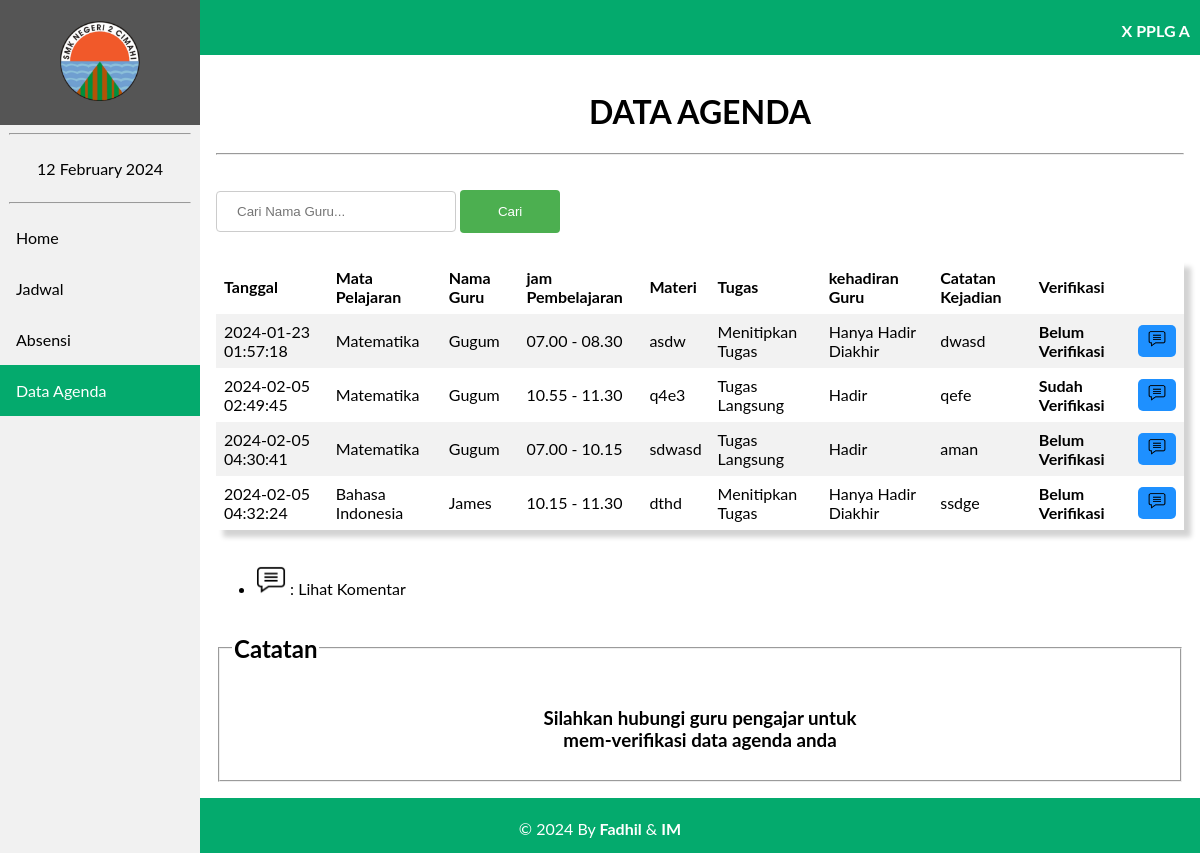
The app's page /agenda/tampil_agenda.php?id=P10001, older data.
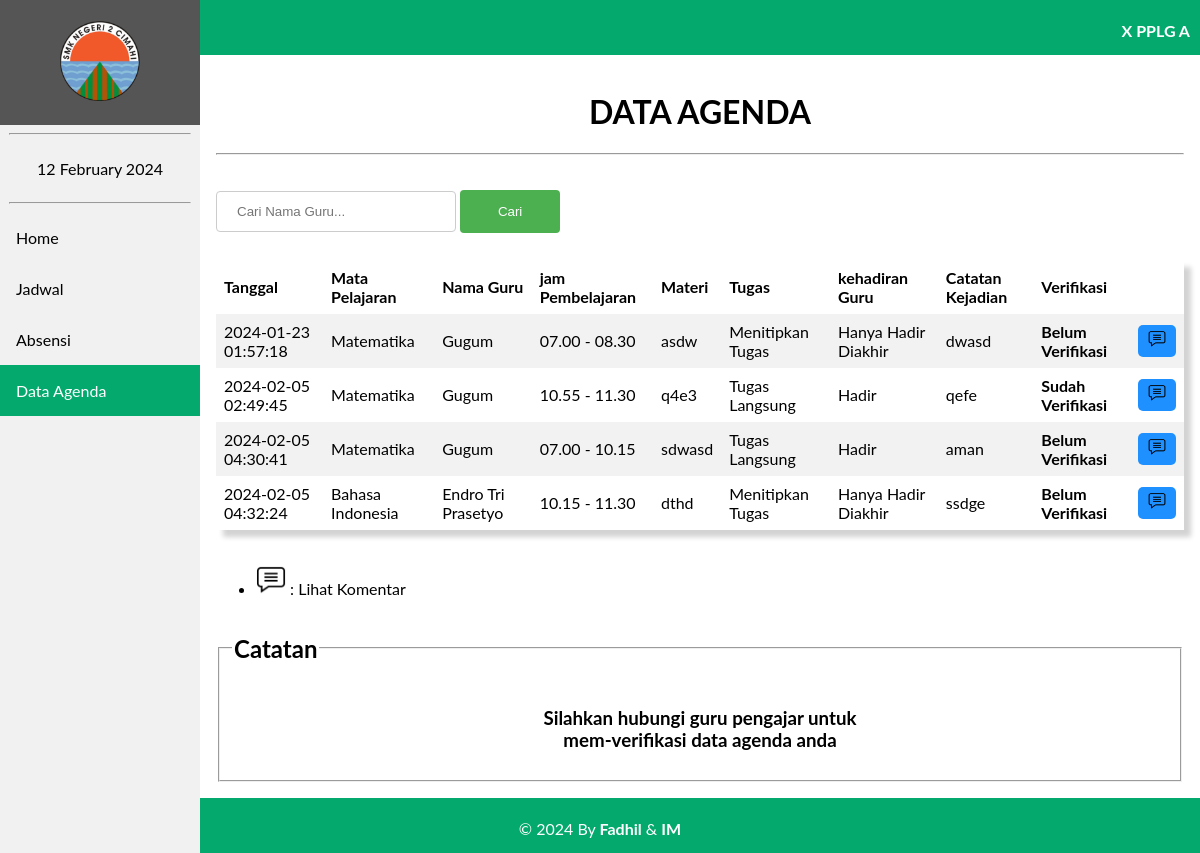
The same page, newer data.
### tables this page shows
CREATE TABLE `tb_agenda` (
  `id_agenda` int(11) NOT NULL,
  `tgl` timestamp NOT NULL DEFAULT current_timestamp() ON UPDATE current_timestamp(),
  `jam_masuk` varchar(50) NOT NULL,
  `jam_selesai` varchar(50) NOT NULL,
  `nip` varchar(18) NOT NULL,
  `id_kelas` varchar(6) NOT NULL,
  `id_mapel` varchar(6) NOT NULL,
  `tugas` enum('Tugas Langsung','Menitipkan Tugas','Tidak Ada Tugas') NOT NULL,
  `materi` varchar(200) NOT NULL,
  `evaluasi` varchar(200) NOT NULL,
  `kehadiran` enum('Hadir','Tidak Hadir','Hanya Hadir Diakhir','Hanya Hadir Diawal') NOT NULL,
  `verifikasi` varchar(50) NOT NULL,
  `comment` text NOT NULL
);

CREATE TABLE `tb_guru` (
  `nip` varchar(18) NOT NULL,
  `id_mapel` varchar(6) NOT NULL,
  `nama_guru` varchar(100) NOT NULL,
  `password` varchar(100) NOT NULL,
  `role` int(11) NOT NULL
);

CREATE TABLE `tb_mapel` (
  `id_mapel` varchar(6) NOT NULL,
  `nama_mapel` varchar(70) NOT NULL
);

### agenda/tampil_agenda.php (the view, shortened to what this page needs)
<?php
    include 'koneksi.php';
    $kelas = $_GET['id'];
    $sql = "SELECT tb_agenda.id_agenda, tb_mapel.nama_mapel, tb_agenda.materi, tb_agenda.tugas, tb_guru.nama_guru, tb_agenda.kehadiran,
            tb_agenda.tgl, tb_agenda.evaluasi, tb_agenda.verifikasi, tb_agenda.jam_masuk, tb_agenda.jam_selesai FROM tb_agenda INNER JOIN tb_mapel ON tb_agenda.id_mapel = tb_mapel.id_mapel
            INNER JOIN tb_guru ON tb_agenda.nip = tb_guru.nip WHERE tb_agenda.id_kelas='$kelas'";
    $level = mysqli_query($Conn, $sql);
    $sql1 = "SELECT * FROM tb_kelas WHERE id_kelas='$kelas'";
    $k = mysqli_query($Conn,$sql1);
?>
<!DOCTYPE html>
<html>
<head>
    <link rel="stylesheet" href="navbar.css">
<body>
    <header>
        <div class="sidebar">
            <a href="beranda.php?id=<?= $kelas ?>"><center><img src="image/2cmi.PNG" style="width: 80px; padding: 5px;"></center></a>
            <hr  style="width: 90%;">
            <center><a href="#"><?= date("d F Y"); ?></a></center>
            <hr  style="width: 90%;">
            <a href="beranda.php?id=<?= $kelas ?>">Home</a>
            <a href="data_agenda.php?id=<?= $kelas ?>">Jadwal</a>
            <a href="absensi.php?id=<?= $kelas ?>">Absensi</a>
            <a class="active" href="tampil_agenda.php?id=<?= $kelas ?>">Data Agenda</a>
        </div>
    </header>
    <div class="head">
        <?php
            foreach($k as $nama){ ?>
            <p style="margin-right: 10px;"><b><?= $nama['nama_kelas'] ?></b></p>
          <?php
            }
          ?>
    </div>
    <div class="content">
    <center>
<h1>DATA AGENDA</h1><hr> </center>
<br>
<form action="search1.php" method="POST">
    <input type="text" name="search" placeholder="Cari Nama Guru...">
    <input type="submit" name="submit" value="Cari">
</form><br>
<center>
<table style="box-shadow: 7px 7px 5px lightgrey;">
        <tr>
            <th>Tanggal</th>
            <th>Mata Pelajaran</th>
            <th>Nama Guru</th>
            <th>jam Pembelajaran</th>
            <th>Materi</th>
            <th>Tugas </th>
            <th>kehadiran Guru</th>
            <th>Catatan Kejadian </th>
            <th colspan="2">Verifikasi</th>
        </tr>
    <?php foreach ($level as $row) : ?>
            <tr>
                <td><?= $row["tgl"];?></td>
                <td><?= $row["nama_mapel"];?></td>
                <td><?= $row["nama_guru"];?></td>
                <td><?= $row["jam_masuk"]." - ".$row['jam_selesai'];?></td>
                <td><?= $row["materi"];?></td>
                <td><?= $row["tugas"];?></td>
                <td><?= $row["kehadiran"];?></td>
                <td><?= $row["evaluasi"];?></td>
                <td><b><?= $row["verifikasi"];?></b></td>
                <td><a href="lihat_comment.php?id=<?= $kelas; ?>&a=<?= $row["id_agenda"]; ?>" style="text-decoration: none;""><button class="btn"><img src="image/comment.PNG" width="18px"></button></a></td>
            </tr>
            <?php endforeach ;
            ?>
</table>
    </center><br>
<ul>
    <li>
        <img src="image/comment.PNG" width="30px"> :
        Lihat Komentar
    </li>
</ul>
<center>
<fieldset><legend><h2>Catatan</h2></legend>
<h3>Silahkan hubungi guru pengajar untuk<br>mem-verifikasi data agenda anda</h2>
</fieldset>
</center>
</div>
<div class="footer">
        <p>&copy; 2024 By <b>Fadhil</b> & <b>IM</b></p>
    </div>

Row changes from the older to the newer data that the page shows:
changed through a linked row, tb_agenda "dthd": nip.nama_guru "James" → "Endro Tri Prasetyo"
